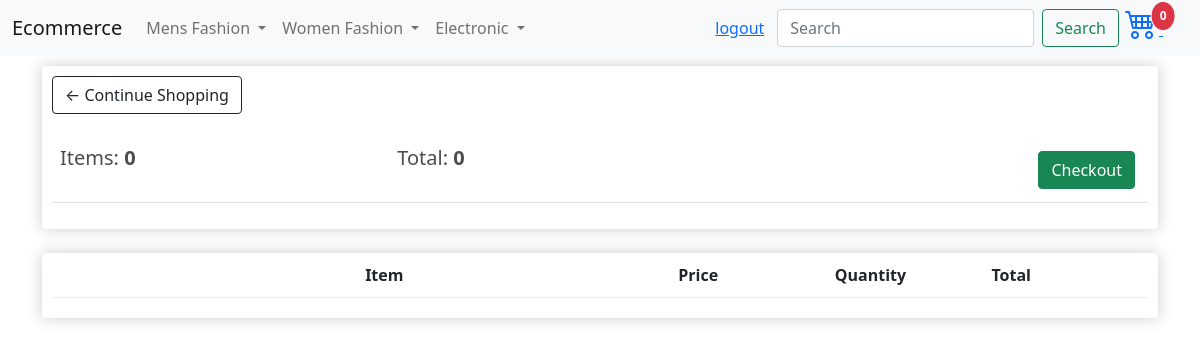
/cart/ (signed in), run on an earlier commit of the app's database.
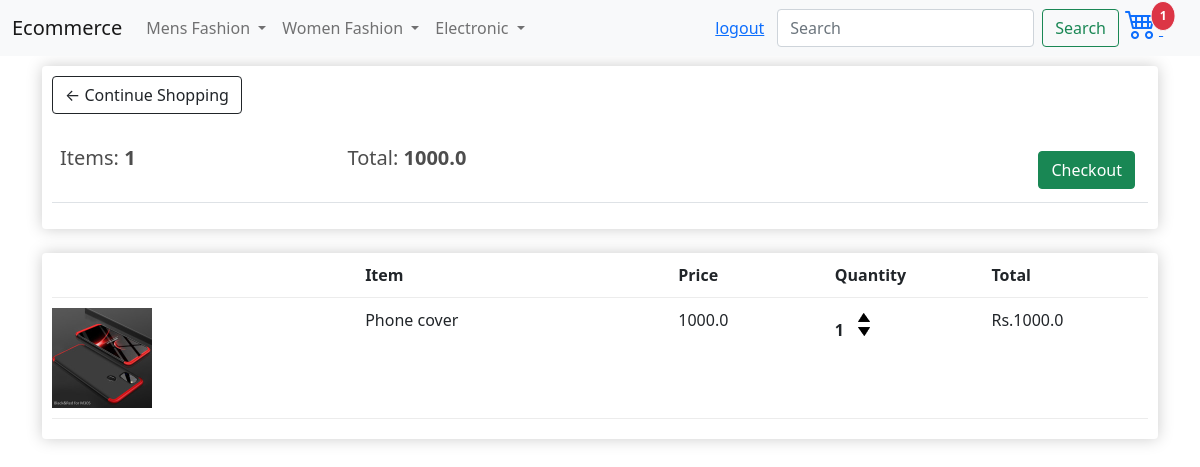
And on a later commit of the database.
### store/models.py (models this page shows, shortened)
class Order(models.Model):
    customer = models.ForeignKey(Customer, on_delete=models.SET_NULL, null=True, blank=True)
    date_ordered = models.DateTimeField(auto_now_add=True)
    complete = models.BooleanField(default=False)
    transaction_id = models.CharField(max_length=100, null=True)
    @property
    def get_cart_total(self):
        orderitems = self.orderitem_set.all()
        total = sum([item.get_total for item in orderitems])
        return total
    @property
    def get_cart_items(self):
        orderitems = self.orderitem_set.all()
        total = sum([item.quantity for item in orderitems])
        return total

class OrderItem(models.Model):
    product = models.ForeignKey(Product, on_delete=models.SET_NULL, null=True)
    order = models.ForeignKey(Order, on_delete=models.SET_NULL, null=True)
    quantity = models.IntegerField(default=0, null=True, blank=True)
    date_added = models.DateTimeField(auto_now_add=True)
    @property
    def get_total(self):
        total = self.product.price * self.quantity
        return total

class Product(models.Model):
    product_status = (
        ('N',"New"),
        ('T',"Trending"),
        ('X','Excel'),
            )
    category_type = (
        ("Men","Men"),
        ("Women","Women"),
        ("Electronic","Electronic"),
        ("Book","Book"),)
    name = models.CharField(max_length=200)
    price = models.FloatField()
    category = models.CharField(max_length=10,choices=category_type,null=True, blank=True)
    status = models.CharField(max_length=1,choices= product_status,null=True, blank=True)
    description = models.TextField(null=True,blank = True)
    featured = models.ImageField(null=True, blank=True)
    @property
    def imageURL(self):
        try:
            url = self.featured.url
        except:
            url = ''
        return url

### store/views.py (the view)
# urls.py: path('cart/', views.cart , name = 'cart'),
def cart(request):
    data = cartData(request)
    cartItems = data['cartItems']
    order = data['order']
    items = data['items']
    context = {'items':items, 'order':order, 'cartItems':cartItems}
    return render(request, 'store/cart.html', context)

### store/utils.py (called while the page is built)
def cartData(request):
    if request.user.is_authenticated:
        customer = request.user.customer
        order, created = Order.objects.get_or_create(customer=customer, complete=False)
        items = order.orderitem_set.all()
        cartItems = order.get_cart_items
    else:
        cookieData = cookieCart(request)
        cartItems = cookieData['cartItems']
        order = cookieData['order']
        items = cookieData['items']
    return {'cartItems':cartItems ,'order':order, 'items':items}

### store/templates/store/cart.html
{% extends 'store/main.html' %}
{% load static %}
{% block content %}
    <div class="container">
        <div class="col-lg-12">
            <div class="box-element">
                <a  class="btn btn-outline-dark" href="{% url 'store' %}">&#x2190; Continue Shopping</a>
                <br>
                <br>
                <table class="table">
                    <tr>
                        <th><h5>Items: <strong id="total_items"> {{ order.get_cart_items }}</strong></h5></th>
                        <th><h5>Total:<strong id="total_price"> {{ order.get_cart_total }}</strong></h5></th>
                        <th>
                        <a  style="float:right; margin:5px;" class="btn btn-success" href="{% url 'checkout' %}">Checkout</a>
                        </th>
                    </tr>
                </table>
            </div>
            <br>
            <div class="box-element">
                <div class="cart-row">
                    <div style="flex:2"></div>
                    <div style="flex:2"><strong>Item</strong></div>
                    <div style="flex:1"><strong>Price</strong></div>
                    <div style="flex:1"><strong>Quantity</strong></div>
                    <div style="flex:1"><strong>Total</strong></div>
                </div>
                {% for item in items%}
                <div class="cart-row">
                    <div style="flex:2"><img class="row-image" src={{ item.product.imageURL }}></div>
                    <div style="flex:2"><p>{{ item.product.name }}</p></div>
                    <div style="flex:1"><p>{{ item.product.price }}</p></div>
                    <div style="flex:1" class="{{item.product.id}}">
                        {% if user.is_authenticated%}
                            <p class="quantity" id="{{item.product.id}}">{{ item.quantity }}</p>
                        {% else %}
                        <p class="quantity" id="{{item.product.id}}">{{ item.quantity }}</p>
                        {% endif %}
                        <div class="quantity">
                            <img data-product="{{ item.product.id }}" data-price="{{ item.product.price }}" data-action="add" class="chg-quantity update-cart" src="{% static  'images/arrow-up.png' %}">
                            <img data-product=" {{ item.product.id }} " data-price="{{ item.product.price }}" data-action = "remove" class="chg-quantity update-cart" src="{% static  'images/arrow-down.png' %}">
                        </div>
                    </div>
                    <div style="flex:1"><p>Rs.{{ item.get_total }}</p></div>
                </div>
                {% endfor %}
            </div>
        </div>
    </div>
{% endblock content %}

What changed in the data, as far as the page shows it:
computed for Order: get_cart_items "0" → "1"; get_cart_total "0" → "1000.0"
added OrderItem: product.imageURL (picture), product.name "Phone cover", product.price "1000.0", quantity "1", get_total "1000.0"
Also different on the page:
{{ cartItems }}: "0" → "1"
